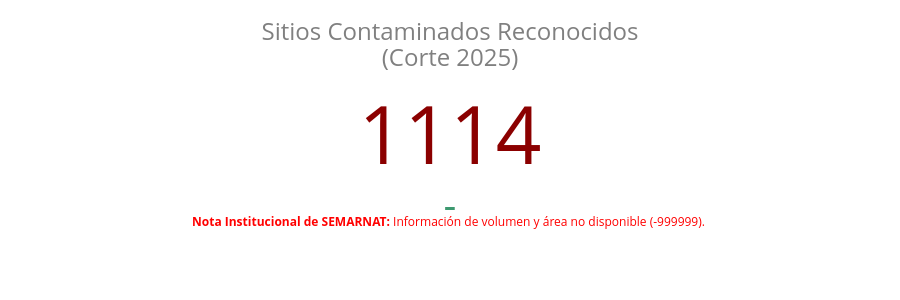

Here is the notebook cell this chart was saved with:
### Code cell
import plotly.graph_objects as go

fig = go.Figure()

# Indicador de Sitios Contaminados
fig.add_trace(go.Indicator(
    mode = "number+delta",
    value = 1114,
    number = {'font': {'size': 80, 'color': '#8b0000'}},
    title = {"text": "<br><span style='font-size:1.2em;color:gray'>Sitios Contaminados Reconocidos<br>(Corte 2025)</span>"},
    domain = {'x': [0, 1], 'y': [0, 1]}
))

fig.update_layout(
    template='plotly_white',
    height=300,
    annotations=[
        dict(
            x=0.5,
            y=-0.1,
            showarrow=False,
            text="<b>Nota Institucional de SEMARNAT:</b> Información de volumen y área no disponible (-999999). ",
            font=dict(size=12, color="red")
        )
    ]
)

fig.show()

### Figure 1 — Plotly figure (JSON) as saved in the notebook; plotly's stock layout.template omitted (floating-point values rounded to 4 significant figures)
{"data": [{"domain": {"x": [0, 1], "y": [0, 1]}, "mode": "number+delta", "number": {"font": {"color": "#8b0000", "size": 80}}, "title": {"text": "<br><span style='font-size:1.2em;color:gray'>Sitios Contaminados Reconocidos<br>(Corte 2025)</span>"}, "type": "indicator", "value": 1114}], "layout": {"annotations": [{"font": {"color": "red", "size": 12}, "showarrow": false, "text": "<b>Nota Institucional de SEMARNAT:</b> Información de volumen y área no disponible (-999999). ", "x": 0.5, "y": -0.1}], "height": 300}}
